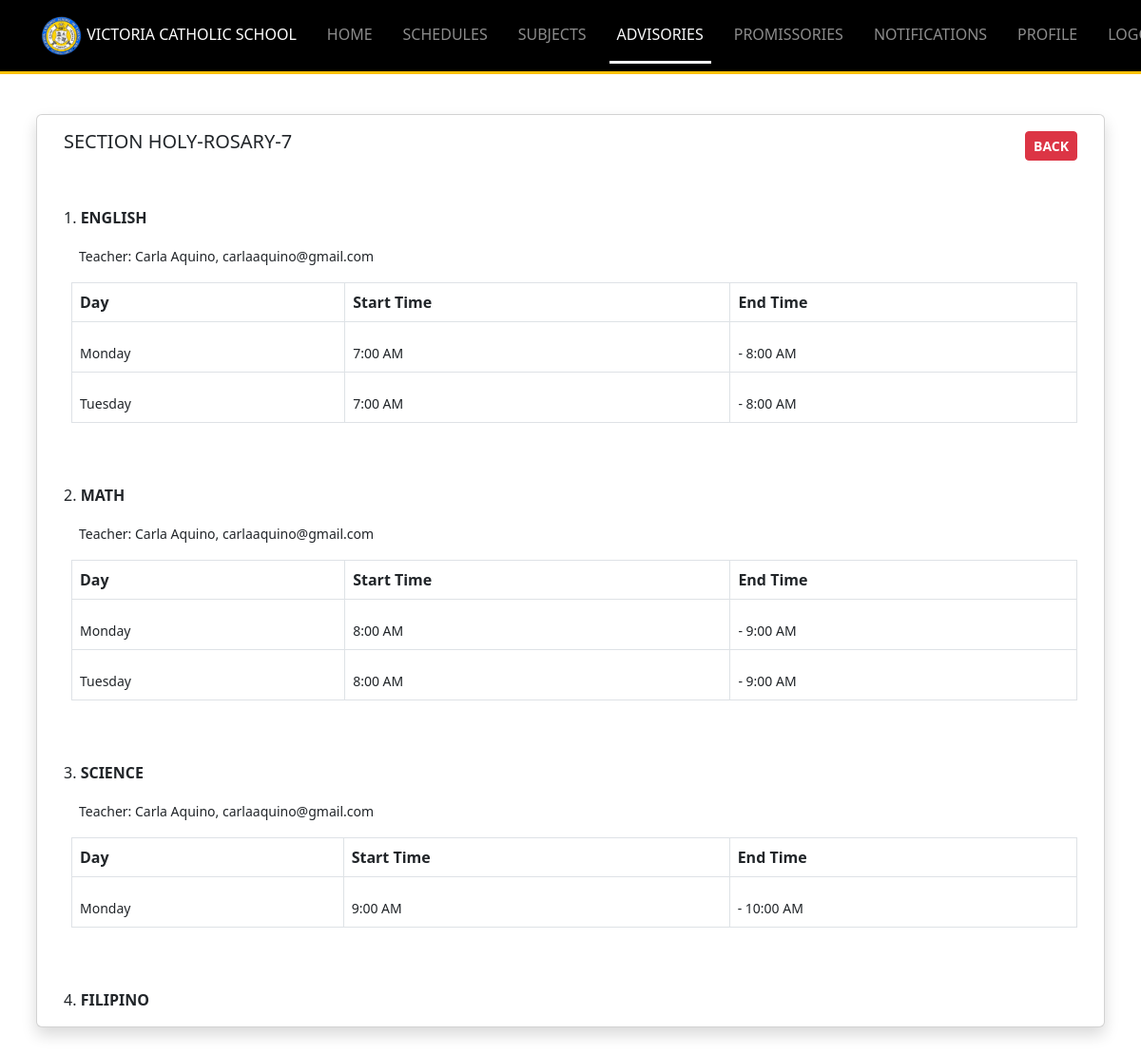
Page /Resources/views/teacher/advisory_schedules.php?id=28 (signed in) on the committed database.
### tables this page shows
CREATE TABLE `sections` (
  `id` int(11) NOT NULL,
  `name` varchar(255) DEFAULT NULL,
  `grade` enum('7','8','9','10','SECTION') DEFAULT NULL,
  `advisory_teacher_id` int(11) NOT NULL DEFAULT 0,
  `created_at` timestamp NOT NULL DEFAULT current_timestamp(),
  `updated_at` timestamp NOT NULL DEFAULT current_timestamp() ON UPDATE current_timestamp()
);

CREATE TABLE `classes` (
  `id` int(11) NOT NULL,
  `teacher_id` int(11) DEFAULT NULL,
  `subject_id` int(11) DEFAULT NULL,
  `section_id` int(11) DEFAULT NULL,
  `is_monday` tinyint(1) DEFAULT 0,
  `is_tuesday` tinyint(1) DEFAULT 0,
  `is_wednesday` tinyint(1) DEFAULT 0,
  `is_thursday` tinyint(1) DEFAULT 0,
  `is_friday` tinyint(1) DEFAULT 0,
  `monday_start_time` varchar(50) DEFAULT NULL,
  `monday_end_time` varchar(50) DEFAULT NULL,
  `tuesday_start_time` varchar(50) DEFAULT NULL,
  `tuesday_end_time` varchar(50) DEFAULT NULL,
  `wednesday_start_time` varchar(50) DEFAULT NULL,
  `wednesday_end_time` varchar(50) DEFAULT NULL,
  `thursday_start_time` varchar(50) DEFAULT NULL,
  `thursday_end_time` varchar(50) DEFAULT NULL,
  `friday_start_time` varchar(50) DEFAULT NULL,
  `friday_end_time` varchar(50) DEFAULT NULL,
  `created_at` timestamp NOT NULL DEFAULT current_timestamp(),
  `updated_at` timestamp NOT NULL DEFAULT current_timestamp() ON UPDATE current_timestamp()
);

CREATE TABLE `subjects` (
  `id` int(11) NOT NULL,
  `name` varchar(255) DEFAULT NULL,
  `grade` enum('7','8','9','10') DEFAULT NULL,
  `created_at` timestamp NOT NULL DEFAULT current_timestamp(),
  `updated_at` timestamp NOT NULL DEFAULT current_timestamp() ON UPDATE current_timestamp()
);

CREATE TABLE `users` (
  `id` int(11) NOT NULL,
  `role` varchar(255) DEFAULT NULL,
  `school_number` varchar(255) DEFAULT NULL,
  `first_name` varchar(255) DEFAULT NULL,
  `middle_name` varchar(255) DEFAULT NULL,
  `last_name` varchar(255) DEFAULT NULL,
  `email` varchar(255) DEFAULT NULL,
  `phone` varchar(20) DEFAULT NULL,
  `lrn` varchar(20) DEFAULT NULL,
  `is_locked` tinyint(1) DEFAULT 0,
  `login_attempts` int(11) NOT NULL DEFAULT 0,
  `gender` enum('Male','Female') DEFAULT NULL,
  `birthday` date DEFAULT NULL,
  `street_no` varchar(100) DEFAULT NULL,
  `street` varchar(255) DEFAULT NULL,
  `village` varchar(500) DEFAULT NULL,
  `barangay` varchar(255) DEFAULT NULL,
  `city_municipality` varchar(500) DEFAULT NULL,
  `province` varchar(255) DEFAULT NULL,
  `zip_code` varchar(100) DEFAULT NULL,
  `occupation` varchar(255) DEFAULT NULL,
  `guardian_type` enum('mother','father','guardian') DEFAULT NULL,
  `password` varchar(255) DEFAULT NULL,
  `remember_token` varchar(100) DEFAULT NULL,
  `created_at` timestamp NOT NULL DEFAULT current_timestamp(),
  `updated_at` timestamp NOT NULL DEFAULT current_timestamp() ON UPDATE current_timestamp()
);

### Backend-routes/teacher/includes_get_manage_section_route.php (called while the page is built, shortened)
<?php
try {
    require_once $_SERVER['DOCUMENT_ROOT']."/Middleware/CheckIfTeacher.php";
    $fileName = "Location: advisories.php";
    require_once $_SERVER['DOCUMENT_ROOT']."/Backend-routes/admin/includes_user_checker_router.php";
    $sectionID = $accountID;
    $stmt = $conn->prepare("SELECT * FROM sections where id = ?");
    $stmt->bind_param("i", $sectionID);
    $stmt->execute();
    $results = $stmt->get_result();
    $row = $results->fetch_assoc();
    $stmt = $conn->prepare("SELECT * from subjects WHERE grade = ?");
    $stmt->bind_param("s", $row['grade']);
    $stmt->execute();
    $subjects = $stmt->get_result();
    $role = 'teacher';
    $stmt = $conn->prepare("SELECT first_name, last_name, id, email FROM users where role = ?");
    $stmt->bind_param("s", $role);
    $stmt->execute();
    $teachers = $stmt->get_result();
    $schedules = [
        '7:00 AM', '7:30 AM', '8:00 AM', '8:30 AM',
        '9:00 AM', '9:30 AM', '10:00 AM', '10:30 AM',
        '11:00 AM', '11:30 AM', '12:00 PM', '12:30 PM',
        '1:00 PM', '1:30 PM', '2:00 PM', '2:30 PM',
        '3:00 PM', '3:30 PM', '4:00 PM', '4:30 PM',
        '5:00 PM', '5:30 PM', '6:00 PM'
    ];
} catch (Exception $e) {
    errorSender('error '.$e->getMessage(), $fileName);
}
?>

### Backend-routes/admin/includes_user_checker_router.php (called while the page is built, shortened)
<?php
function isGETID() {
    $accountID = $_GET['id'];
}

### Resources/views/teacher/advisory_schedules.php (the view, shortened to what this page needs)
<?php
require_once $_SERVER['DOCUMENT_ROOT']."/Middleware/CheckIfTeacher.php";
require_once $_SERVER['DOCUMENT_ROOT']."/Backend-routes/teacher/includes_get_manage_section_route.php";
require_once "../includes/header_layout.php";
$days = ['monday', 'tuesday', 'wednesday', 'thursday', 'friday'];
?>
<body>
<?php
    include "includes/navbar.php";
?>
<div class="container my-5">
    <div class="row pb-2 px-2">
            <div class="card shadow">
                <div class="card-body">
                    <div class="d-flex justify-content-between align-items-center">
                        <h5 >SECTION <?php echo $row['name']."-".$row['grade'] ?></h5>
                        <a href="advisories.php" class="btn btn-danger btn-sm fw-bold">BACK</a>
                    </div>
                        <?php
                            $count = 1;
                            foreach($subjects as $subject){
                                $stmt = $conn->prepare("SELECT * FROM classes where section_id = ? AND subject_id = ? LIMIT 1");
                                $stmt->bind_param("ii", $sectionID, $subject['id']);
                                $stmt->execute();
                                $classes = $stmt->get_result();
                                if($classes->num_rows > 0){
                                    foreach($classes as $data){
                                        echo "<label class='mt-5 '>".$count++.".<b> ".$subject['name']."</b></label>
                                        <div class='px-3 mt-3 mb-3'>
                                            <small >Teacher: </small> <small>";
                                            foreach($teachers as $teacher){
                                                if($data['teacher_id'] == $teacher['id']){
                                                    echo $teacher['first_name']." ".$teacher['last_name'].", ".$teacher['email'];
                                                }
                                            }
                                            echo "</small>
                                        </div>
                                        <div class='table-responsive ps-2'>
                                        <table class='table table-bordered '>
                                            <thead>
                                                <tr>
                                                <th scope='col'>Day</th>
                                                <th scope='col'>Start Time</th>
                                                <th scope='col'>End Time</th>
                                                </tr>
                                            </thead>
                                            <tbody>
                                        ";
                                        foreach ($days as $day) {
                                            if ($data["is_$day"] == TRUE || $data["is_$day"] == 1) {
                                                echo "
                                                <tr>
                                                    <td><small >".ucfirst($day)."  </small></td>";
                                                foreach ($schedules as $schedule) {
                                                    if ($data["{$day}_start_time"] == $schedule) {
                                                        echo "<td><small >$schedule</small></td>";
                                                    }
                                                }
                                                foreach ($schedules as $schedule) {
                                                    if ($data["{$day}_end_time"] == $schedule) {
                                                        echo "<td><small> - $schedule</small></td>";
                                                    }
                                                }
                                            echo "</tr>";
                                            }
                                        }
                                        echo "</tbody>
                                    </table>
                                </div>";
                                    }
                                }else{
                                    echo "<label class='mt-5 d-block'>".$count++.".<b> ".$subject['name']."</b></label>";
                                }
                            }
                        ?>
                    </div>
            </div>
    </div>
</div>
</body>
<?php
	require_once "../includes/includes_scripts.php";
?>

### Resources/css/style.css (style rules this page uses)
th, td { white-space: nowrap !important; }
tr td { padding-top: 20px !important; }
table { width: 100% !important; border-top: 1px solid black; }

### rows in the picture
sections: name "HOLY-ROSARY", grade "7"
classes: subject.name "ENGLISH", day "Monday", schedule "7:00 AM", schedule "8:00 AM", day "Tuesday"
users: first_name "Carla", last_name "Aquino", email "carlaaquino@gmail.com"
classes: subject.name "MATH", day "Monday", schedule "8:00 AM", schedule "9:00 AM", day "Tuesday"
classes: subject.name "SCIENCE", day "Monday", schedule "9:00 AM", schedule "10:00 AM"
subjects: name "FILIPINO"
